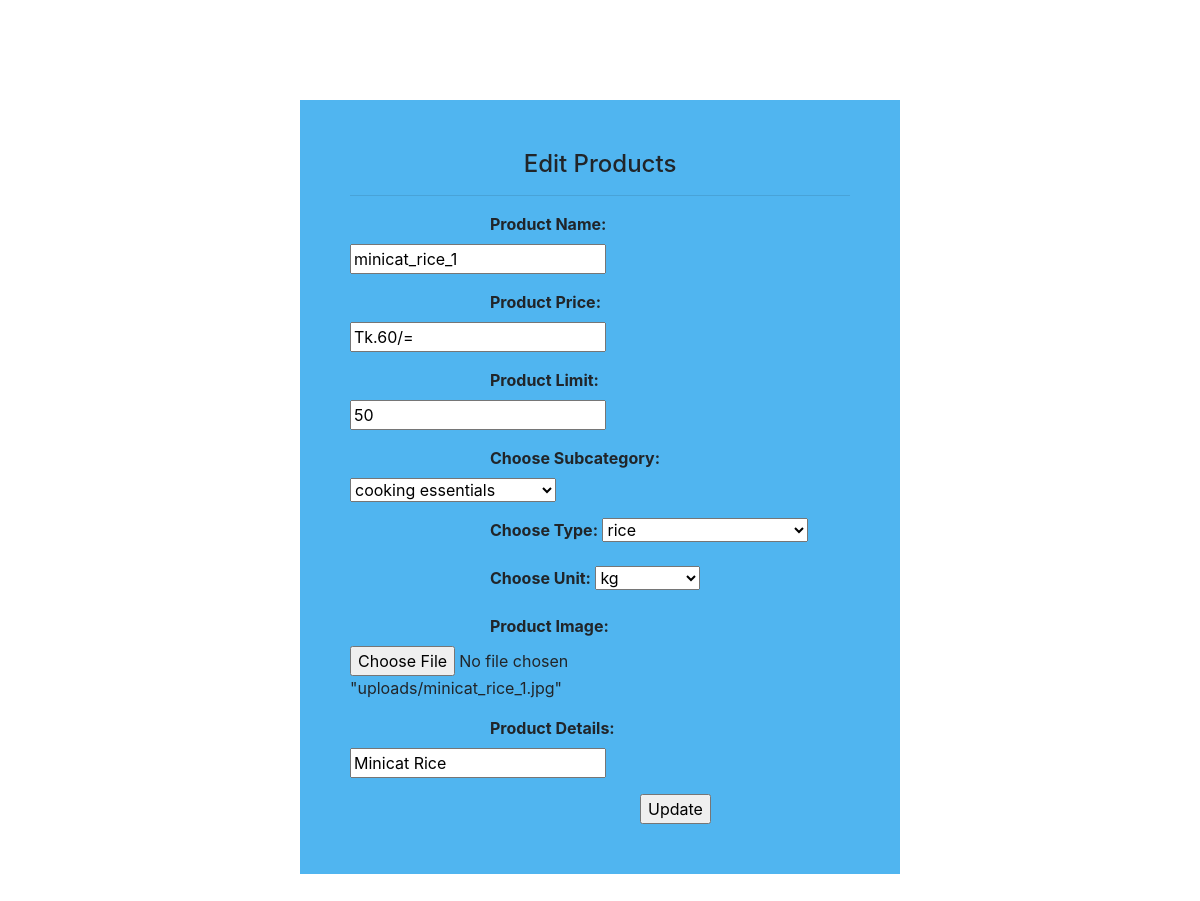
Page /admin_panel/updateproduct.php?id=3 on the committed database.
### tables this page shows
CREATE TABLE `product` (
  `product_id` int(30) NOT NULL,
  `p_name` varchar(100) NOT NULL,
  `price` varchar(100) NOT NULL,
  `product_limit` int(30) NOT NULL,
  `sub_cat_id` int(30) NOT NULL,
  `type_id` int(30) NOT NULL,
  `unit_id` int(30) NOT NULL,
  `image` varchar(100) DEFAULT NULL,
  `product_details` varchar(5000) DEFAULT NULL
);

CREATE TABLE `sub_category` (
  `sub_cat_id` int(30) NOT NULL,
  `s_name` varchar(100) NOT NULL,
  `status` varchar(5) NOT NULL,
  `cat_id` int(30) NOT NULL,
  `sub_cat_img` varchar(200) DEFAULT NULL
);

CREATE TABLE `type` (
  `type_id` int(11) NOT NULL,
  `t_name` varchar(100) DEFAULT NULL,
  `sub_cat_id` int(30) DEFAULT NULL
);

CREATE TABLE `unit` (
  `unit_id` int(30) NOT NULL,
  `u_name` varchar(100) NOT NULL
);

### admin_panel/updateproduct.php (the view, shortened to what this page needs)
<?php
$con = mysqli_connect('localhost', 'root', '', 'eshop');
$id = $_GET['id'];
$sql = "select product.product_id, product.p_name, product.price, product.product_limit, product.image,
product.product_details, sub_category.sub_cat_id, sub_category.s_name, type.type_id, type.t_name, unit.unit_id,
unit.u_name FROM product, sub_category, type, unit where product.sub_cat_id=sub_category.sub_cat_id and
product.type_id=type.type_id and product.unit_id=unit.unit_id and product_id='$id'";
$res = mysqli_query($con, $sql);
$row = mysqli_fetch_assoc($res);
?>
<html>
<head>
  <link rel="stylesheet" href="https://stackpath.bootstrapcdn.com/bootstrap/4.1.3/css/bootstrap.min.css" />
  <link rel="stylesheet" type="text/css" href="designpage.css">
</head>
<body>
  <form action="" method="post" enctype="multipart/form-data" style="background-color: rgb(80, 181, 240); padding: 50px; margin:300px; margin-top: 100px; ">
    <div class="row">
      <div class="col-lg-12 col-md-12 col-sm-12 col-xs-12">
        <h4 style="text-align: center;">Edit Products</h4>
        <hr>
        <div class="form-group">
          <label for="name"><span style=" margin-left: 140px;"></span><b> Product Name:</b></label>
          <input type="text" name="name" value="<?php echo $row["p_name"] ?>">
        </div>
        <div class="form-group">
          <label for="price"><span style=" margin-left: 140px;"></span><b> Product Price:</b></label>
          <input type="text" name="price" value="<?php echo $row["price"] ?>">
        </div>
        <div class="form-group">
          <label for="limit"><span style=" margin-left: 140px;"></span><b> Product Limit:</b></label>
          <input type="text" name="limit" value="<?php echo $row["product_limit"] ?>">
        </div>
        <div class="form-group">
          <?php
          $uname2 = $row['sub_cat_id'];
          $q = "SELECT * FROM sub_category where sub_cat_id!=$uname2";
          $res1 = mysqli_query($con, $q) or die("wrong query");
          if (mysqli_num_rows($res1) > 0) {
          ?>
            <label for="subcategory"><span style=" margin-left: 140px;"></span> <b>Choose Subcategory:</b></label>
            <select name="subcategory" id="subcategory">
              <option value="<?php echo $row['sub_cat_id'] ?>" selected><?php echo $row['s_name'] ?></option>
            </select><br>
          <?php } ?>
        </div>
        <div class="form-group">
          <?php
          if (mysqli_num_rows($res1) > 0) {
          ?>
            <label for="type"><span style=" margin-left: 140px;"></span> <b>Choose Type:</b></label>
            <select name="type" id="type">
              <option value="<?php echo $row['type_id'] ?>" selected><?php echo $row['t_name'] ?></option>
            </select><br>
          <?php } ?>
        </div>
        <div class="form-group">
          <?php
          if (mysqli_num_rows($res1) > 0) {
          ?>
            <label for="unit"><span style="margin-left: 140px;"></span> <b>Choose Unit:</b></label>
            <select name="unit" id="unit">
              <option value="<?php echo $row['unit_id'] ?>" selected><?php echo $row['u_name'] ?></option>
            </select><br>
          <?php } ?>
        </div>
        <div class="form-group">
          <label for="image"><span style=" margin-left: 140px;"></span><b> Product Image:</b></label>
          <input type="file" name="image" />"<?php echo $row["image"] ?>"
        </div>
        <div class="form-group">
          <label for="details"><span style=" margin-left: 140px;"></span><b> Product Details:</b></label>
          <input type="text" name="details" value="<?php echo $row["product_details"] ?>">
        </div>
      </div>
    </div>
    <input type="submit" name="update" value="Update" style="margin-left: 290px;">
  </form>
</body>
</html>

### rows in the picture
product: name "minicat_rice_1", price "Tk.60/=", limit "50", subcategory "cooking essentials", type "rice", unit "kg", image "uploads/minicat_rice_1.jpg", details "Minicat Rice"
